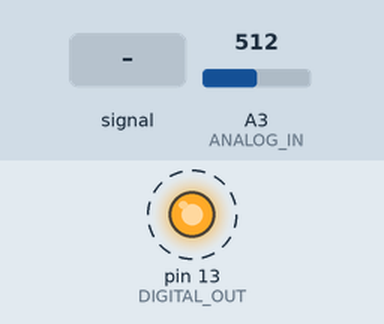
This sketch was run on a simulated Arduino Uno, built with avr-gcc and run on an emulated ATmega328P. On the bench: output pins drawn as LEDs (lit = HIGH). Dashed ring = blinking. Inputs (shaded band) come from the test bench; at power-on: A3 (ANALOG_IN) = 512. What the sketch prints to the serial monitor is not drawn.

Above: at 1.2 s.
1.3 s: A3 (ANALOG_IN) fed a 200 Hz sine of ±81 counts around its level
4.3 s: A3 (ANALOG_IN) set to 716
7.3 s: A3 (ANALOG_IN) fed a 1000 Hz sine of ±255 counts around its level
10.3 s: A3 (ANALOG_IN) fed a 2 Hz sine of ±306 counts around its level
13.3 s: A3 (ANALOG_IN) set to 900
Timing chart, 0 to 17.3 s (numbered marks = the images above; inputs shaded):
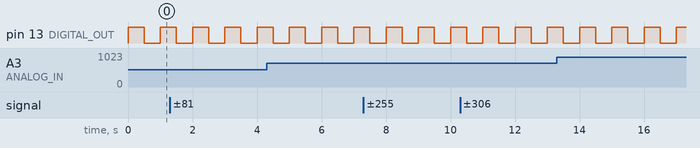

The sketch:

OsciloscopioDigital.ino
```cpp
/*
 Name:		OsciloscopioDigital.ino
 Created:	19/06/2017 1:45:16
 Author:	Monty
*/

// adc clock division's values
#define PS_2 ((1 << ADPS0))
#define PS_4 ((1 << ADPS1))
#define PS_8 ((1 << ADPS1) | (1 << ADPS0))
#define PS_16 ((1 << ADPS2))
#define PS_32 ((1 << ADPS2) | (1 << ADPS0))
#define PS_64 ((1 << ADPS2) | (1 << ADPS1))
#define PS_128 ((1 << ADPS2) | (1 << ADPS1) | (1 << ADPS0))

#define ANALOG_IN 3
#define DIGITAL_OUT 13
bool SIG_OUT = true;

void setup()
{
	Serial.begin(128000);

	// ~153kS/s max for each channel
	//	ADCSRA &= ~PS_128;
	//	ADCSRA |= PS_4;

	//	analogRead(A3);
	if(SIG_OUT)
	{
		pinMode(DIGITAL_OUT, OUTPUT);

		// initialize timer1
		noInterrupts();				// disable all interrupts
		TCCR1A = 0;
		TCCR1B = 0;
		TCNT1  = 0;

		OCR1A = 31250;				// compare match register 16MHz/256/2Hz
		TCCR1B |= (1 << WGM12);		// CTC mode
		TCCR1B |= (1 << CS12);		// 256 prescaler
		TIMSK1 |= (1 << OCIE1A);	// enable timer compare interrupt
		interrupts();				// enable all interrupts
	}
}

// Interrupt based
ISR(TIMER1_COMPA_vect)
{
	digitalWrite(DIGITAL_OUT, digitalRead(DIGITAL_OUT) ^ 1);   // Toggle
}

void WriteValue(short val)
{
	Serial.write( (val >> 8) & 0xff );
	Serial.write( val & 0xff );
}

void loop()
{
	short register value = analogRead(ANALOG_IN);
	Serial.write(0xff);
	WriteValue(value);
}
```

Measured:
- by itself, pin 13 (DIGITAL_OUT): alternates HIGH for 0.50 s and LOW for 0.50 s
